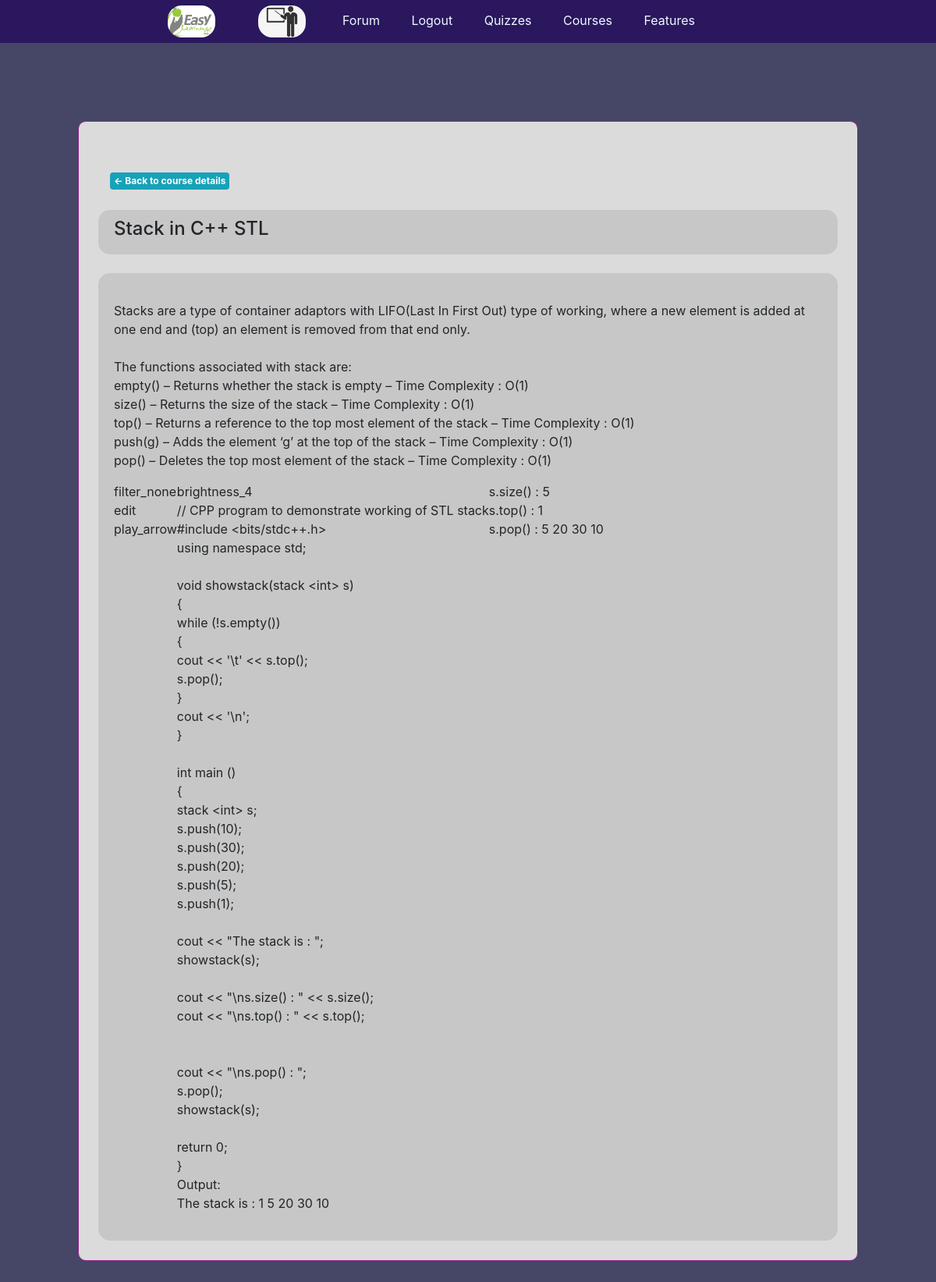
The app's page /course/article_details/1/ (signed in) with its own data.
### app_course/models.py (models this page shows, shortened)
class Article(models.Model):
    author = models.ForeignKey(
        User, on_delete=models.CASCADE, related_name="article_author")
    course = models.ForeignKey(
        Course, on_delete=models.CASCADE, related_name="article_course")
    title = models.CharField(max_length=200)
    content = models.TextField(max_length=3000)
    created = models.DateTimeField(auto_now_add=True)
    class Meta:
        ordering = ('-created',)

### app_course/views.py (the view)
# urls.py: path('article_details/<pk>/', views.articleDetails, name="article_details"),
@login_required
@tutor_required
def articleDetails(request, pk):
    cur_article = get_object_or_404(Article, pk=pk, author=request.user)
    return render(request, 'app_course/article_details.html', {'article': cur_article})

### templates/app_course/article_details.html (shortened to what this page needs)
{% extends 'base.html' %}
{% block body_block %}
<div class="container">
    <div class="row">
        <div class="col">
            <span class="badge badge-info" style="float: left; padding: 5px; "><a
                    href="{% url 'app_course:course_details' pk=article.course.pk %}"
                    style="color: white; text-decoration: none;">
                    <- Back to course details</a></span>
            <br><br>
            <div class="row" id="div-1">
                <h4>{{article.title}}</h4>
            </div>
            <br>
            <div class="row" id="div-2">
                <p>{{article.content|linebreaks}}</p>
            </div>
        </div>
    </div>
</div>
{% endblock %}

### static/css/base.css (style rules this page uses)
body { background-color: rgb(70, 70, 102); }

### templates/app_course/article_details.html (style rules this page uses)
#div-1 { background-color: rgb(199, 199, 199); padding: 10px 20px; border-radius: 15px; text-align: left; }
#div-2 { background-color: rgb(199, 199, 199); padding: 20px; border-radius: 15px; text-align: left; width: auto; }

### records on screen
Article: title "Stack in C++ STL", content "Stacks are a type of container adaptors with LIFO(Last In First Out) type of working, where a new element is added at one end and (top) an element is removed from that end only. The functions associated with stack are: empty() – Returns whether the stack is empty – Time Complexity : O(1) size() – Returns the size of the stack – Time Complexity : O(1) top() – Returns a reference to the top most element of the stack – Time Complexity : O(1) push(g) – Adds the element ‘g’ at the top of the stack – Time Complexity : O(1) pop() – Deletes the top most element of the stack – Time Complexity : O(1) filter_none edit play_arrow brightness_4 // CPP program to demonstrate working of STL stack #include…"
